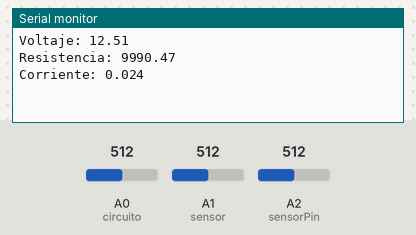
Simulated run of this sketch. Board: Arduino Uno, built with avr-gcc and run on an emulated ATmega328P. Parts: the last lines printed to the serial monitor. The inputs (shaded band) are chosen by the test bench; at power-on: A0 (circuito) = 512, A1 (sensor) = 512, A2 (sensorPin) = 512.

Above: at 1.2 s.
1.3 s: A0 (circuito) set to 0
At 2.4 s:
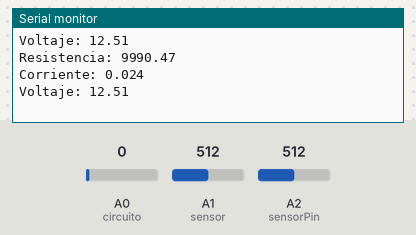
5.6 s: A1 (sensor) set to 716
At 6.9 s:
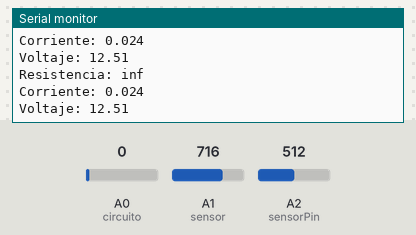
7.1 s: A2 (sensorPin) set to 716
At 8.4 s:
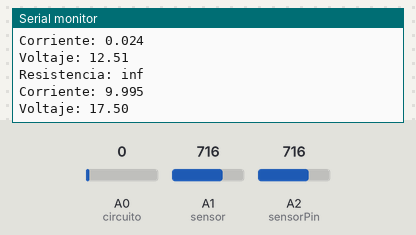
8.6 s: A0 (circuito) set to 122
At 9.3 s:
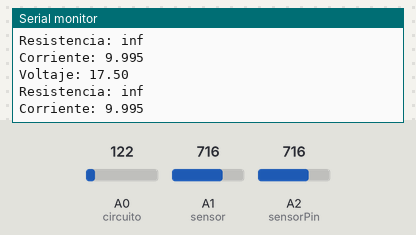
10.1 s: A1 (sensor) set to 900
At 11.4 s:
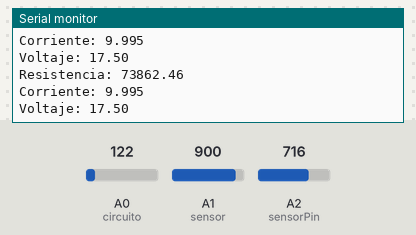
11.6 s: A2 (sensorPin) set to 900
At 13.0 s:
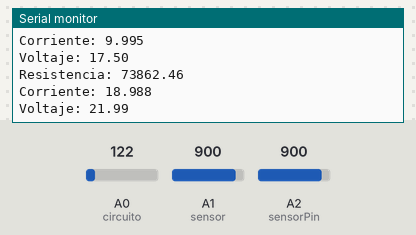
Timing chart, 0 to 14.1 s (numbered marks = the images above; inputs shaded):
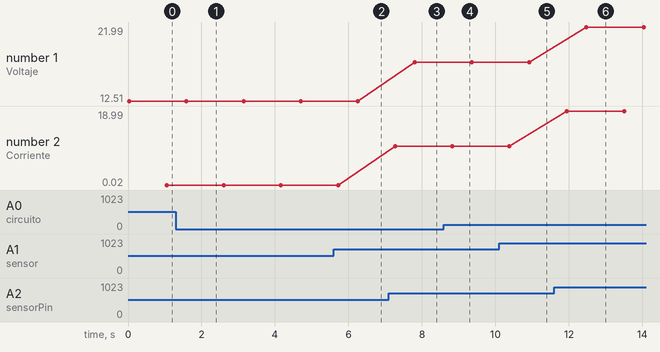

Measured:
- after the input at 7.1 s, the serial monitor: prints a new line after 0.71 s (image 3)
- after the input at 11.6 s, the serial monitor: prints a new line after 0.88 s (image 6)
- plotted number 1: 12.51 → 17.5 after the input at 7.1 s, 17.5 → 21.99 after the input at 11.6 s

The sketch:

Proyecto_Final_V_2.ino
```cpp
/*
 * Fundacion Kinal
 * Centro educativo tecnico laboral Kinal
 * Electronica
 * Grado: Quinto
 * Sección: EB5AV
 * Curso: Taller de electronica digital y reparación de computadoras I
 * Nombre: Luis Fernando Alvarado Ramirez
 * Carnet: 2022219
 * Proyecto: Proyecto Final.
*/
#include <Wire.h>
#define circuito A0
#include <SoftwareSerial.h>
SoftwareSerial bt(4, 5); // RX, TX
float Sensibilidad=0.100; //sensibilidad en Voltios/Amperio para sensor de 5A
float lectura=0;
float raw_circuito=0;
double voltaje;
double R1;
double R1_multiplicacion;
unsigned int R1_multiplicacion1;
float R1_multiplicacion2;
const int sensorPin = A2;   // seleccionar la entrada para el sensor
int sensorValue;      // variable que almacena el valor raw (0 a 1023)
float value;        // variable que almacena el voltaje (0.0 a 25.0)
void setup()
{
pinMode(circuito,INPUT);
Serial.begin(9600);
bt.begin(9600);
}
void loop()
{
 float I=get_corriente(200);//obtenemos la corriente promedio de 500 muestras
 raw_circuito=analogRead(circuito);
 lectura=map(raw_circuito,0,1023,0,1023);
 voltaje= 5*lectura/1023;
 R1_multiplicacion1=10000*5;
 R1_multiplicacion2= voltaje*10000;
 R1_multiplicacion=R1_multiplicacion1-R1_multiplicacion2;
 R1= (R1_multiplicacion/voltaje)+10;
 sensorValue = analogRead(sensorPin);        // realizar la lectura
 value = fmap(sensorValue, 0, 1023, 0.0, 25.0);   // cambiar escala a 0.0 - 25.0
  Serial.print("Voltaje: ");
  Serial.println(value);              // mostrar el valor por serial
  delay(1000);
  Serial.print("Resistencia: ");
  Serial.println(R1);
  Serial.print("Corriente: ");
  Serial.println(I,3);
  delay(500);
  bt.print(value);
  bt.print(";");
  bt.print(I);
  bt.print(";");
  bt.print(R1);
  bt.println(";");
}
//Funcion Sensor de corriente.
float get_corriente(int n_muestras)
{
float voltajeSensor;
float corriente=0;
for(int i=0;i<n_muestras;i++)
{
voltajeSensor = analogRead(A1) * (5.0 / 1023.0);////lectura del sensor
corriente=corriente+(voltajeSensor-2.5)/Sensibilidad; //Ecuación  para obtener la corriente
}
corriente=corriente/n_muestras;
return(corriente);
}
float fmap(float x, float in_min, float in_max, float out_min, float out_max)
{
  return (x - in_min) * (out_max - out_min) / (in_max - in_min) + out_min;
}
```
